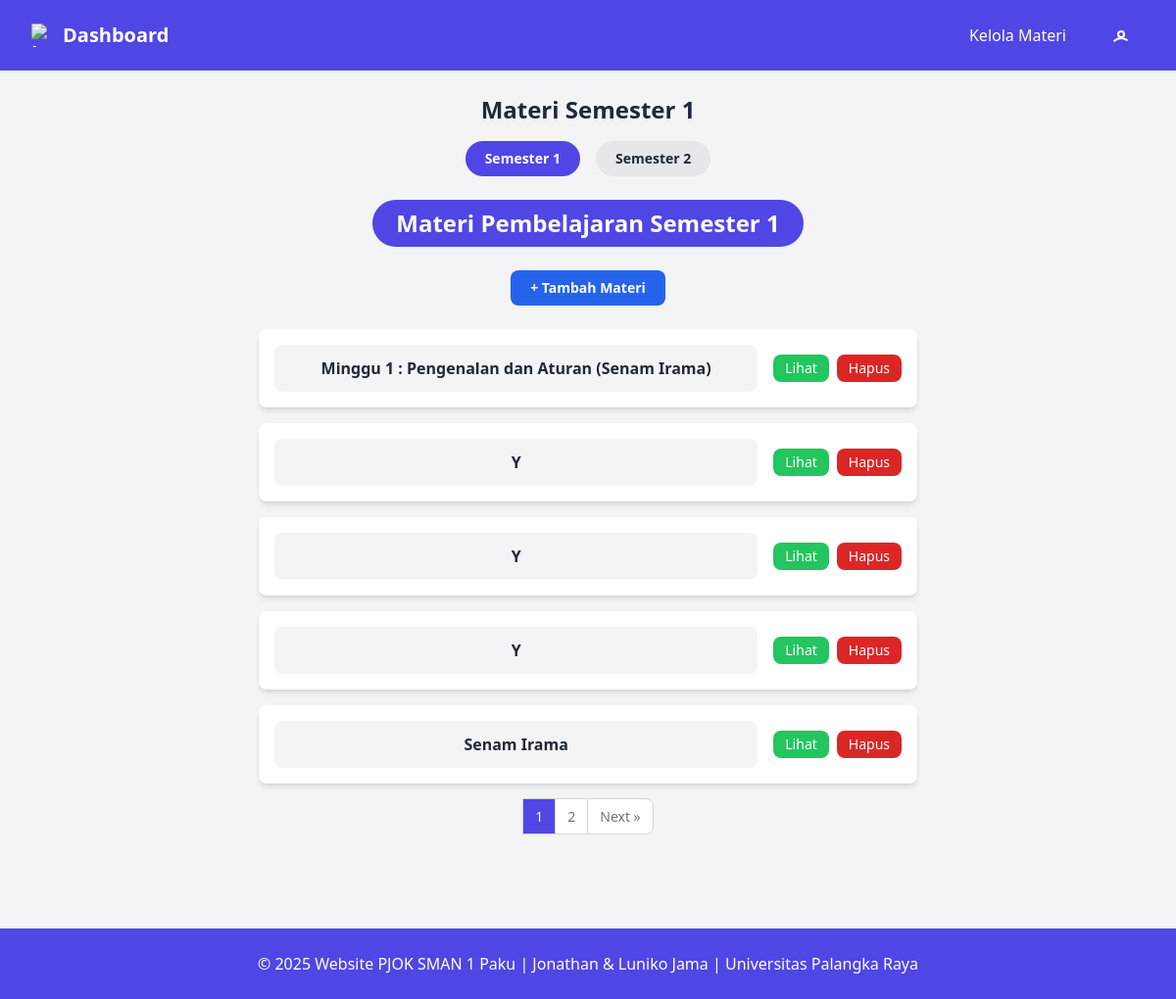
/pages/guru/materi/index.php (signed in), run on an earlier commit of the app's database.
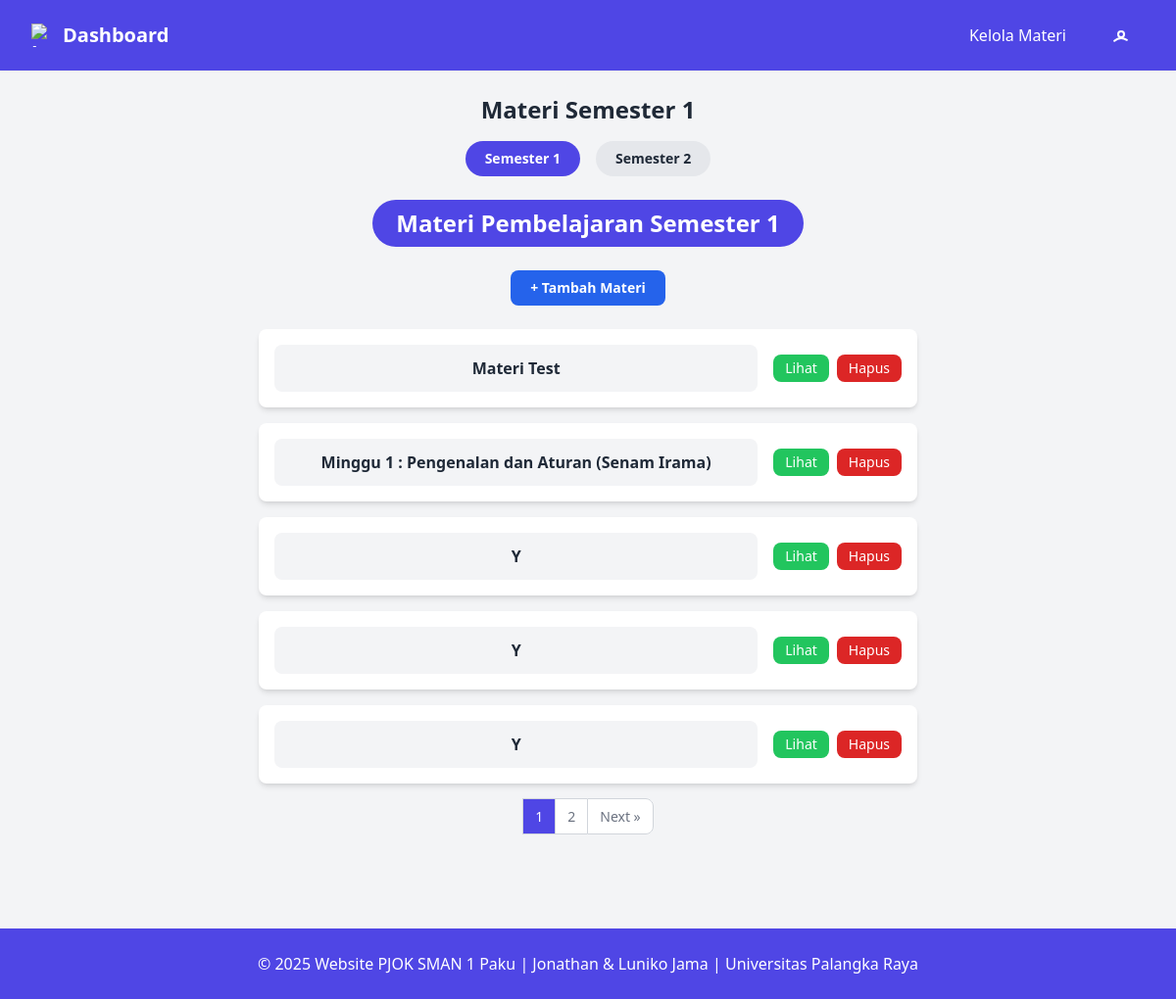
And on a later commit of the database.
### tables this page shows
CREATE TABLE `materi` (
  `id_materi` varchar(10) NOT NULL CHECK (`id_materi` like 'MTR%'),
  `judul_materi` varchar(255) NOT NULL,
  `semester_materi` enum('1','2') NOT NULL,
  `isi_materi` longtext DEFAULT NULL,
  `video_materi` varchar(255) DEFAULT NULL,
  `id_admin` varchar(10) DEFAULT NULL,
  `id_guru` varchar(10) DEFAULT NULL,
  `pengubah_terakhir` varchar(10) NOT NULL,
  `role_pengubah` enum('admin','guru','','') NOT NULL,
  `waktu_diubah` datetime NOT NULL DEFAULT current_timestamp()
);

### pages/guru/materi/index.php (the view, shortened to what this page needs)
<?php
require_once "../../../database.php";
$semester = (isset($_GET['semester']) && in_array($_GET['semester'], ['1','2'])) ? $_GET['semester'] : '1';
$perPage    = 5;
$page       = max(1,intval($_GET['page'] ?? 1));
$start      = ($page-1)*$perPage;
$totalRes   = mysqli_query($conn,"SELECT COUNT(*) AS tot FROM materi WHERE semester_materi='$semester'");
$totalData  = mysqli_fetch_assoc($totalRes)['tot'];
$totalPages = ceil($totalData/$perPage);
$sql    = "SELECT * FROM materi WHERE semester_materi='$semester' ORDER BY id_materi DESC LIMIT $start,$perPage";
$res    = mysqli_query($conn,$sql);
$materi = mysqli_fetch_all($res, MYSQLI_ASSOC);
include "../../../includes/navbar_guru.php";
?>
<!DOCTYPE html>
<html lang="id">
<head>
  <script src="https://cdn.tailwindcss.com"></script>
</head>
<body class="bg-indigo-100 p-4 flex flex-col min-h-screen">
  <h1 class="text-2xl font-bold text-gray-800 mb-4 text-center">
    Materi Semester <?= $semester ?>
  </h1>
  <div class="flex justify-center space-x-4 mb-6">
    <?php for($s=1;$s<=2;$s++): ?>
      <a href="?semester=<?= $s ?>"
         class="px-5 py-2 rounded-full text-sm font-semibold <?= $semester==$s ? 'bg-indigo-600 text-white' : 'bg-gray-200 hover:bg-gray-300'; ?>">
        Semester <?= $s ?>
      </a>
    <?php endfor; ?>
  </div>
  <div class="flex justify-center mb-6">
    <h2 class="text-center inline-block text-2xl font-bold text-white bg-indigo-600 rounded-full px-6 py-2">Materi Pembelajaran Semester <?= $semester ?></h2>
  </div>
  <div class="flex justify-center mb-6">
    <a href="tambah.php?semester=<?= $semester ?>"
       class="bg-blue-600 hover:bg-blue-700 text-white px-5 py-2 rounded-lg font-semibold text-sm">
      + Tambah Materi
    </a>
  </div>
  <div class="space-y-4">
    <?php foreach ($materi as $row): ?>
      <div class="bg-white p-4 rounded-lg shadow-md max-w-2xl mx-auto flex flex-col md:flex-row md:items-center md:justify-between">
        <a href="edit.php?id=<?= htmlspecialchars($row['id_materi']) ?>"
           class="text-center flex-1 bg-gray-100 hover:bg-gray-200 rounded-lg p-3 font-semibold text-gray-800 truncate mb-3 md:mb-0 md:mr-4">
          <?= htmlspecialchars($row['judul_materi']) ?>
        </a>
        <div class="flex space-x-2 justify-center w-full md:justify-end w-full md:w-auto">
          <a href="view.php?id=<?= htmlspecialchars($row['id_materi']) ?>"
            class="bg-green-500 hover:bg-green-600 text-white px-3 py-1 rounded-lg text-sm whitespace-nowrap">
            Lihat
          </a>
          <button onclick="confirmDelete('<?= htmlspecialchars($row['id_materi']) ?>')"
            class="bg-red-600 hover:bg-red-700 text-white px-3 py-1 rounded-lg text-sm whitespace-nowrap">
            Hapus
          </button>
        </div>
      </div>
    <?php endforeach; ?>
  </div>
  <?php if ($totalPages > 1): ?>
  <nav class="flex justify-center mt-6" aria-label="Pagination">
    <ul class="inline-flex -space-x-px text-sm">
      <?php
      $startPage = max(1, $page - 2);
      $endPage = min($totalPages, $page + 2);
      for ($i = $startPage; $i <= $endPage; $i++): ?>
        <li>
          <a href="?semester=<?= $semester ?>&page=<?= $i ?>"
             class="px-3 py-2 leading-tight border border-gray-300 <?= ($i === $page) ? 'bg-indigo-600 text-white' : 'bg-white text-gray-500 hover:bg-gray-100 hover:text-gray-700'; ?>">
             <?= $i ?>
          </a>
        </li>
      <?php endfor;
      ?>
      <?php if ($page < $totalPages): ?>
        <li>
          <a href="?semester=<?= $semester ?>&page=<?= $page + 1 ?>"
             class="px-3 py-2 leading-tight text-gray-500 bg-white border border-gray-300 rounded-r-lg hover:bg-gray-100 hover:text-gray-700">Next &raquo;</a>
        </li>
      <?php endif; ?>
    </ul>
  </nav>
  <?php endif; ?>
  <?php include "../../../includes/footer.php"; ?>
</body>
</html>

What changed in the data, as far as the page shows it:
no longer on this page (row unchanged): materi: judul_materi "Senam Irama"
added materi: judul_materi "Materi Test"
